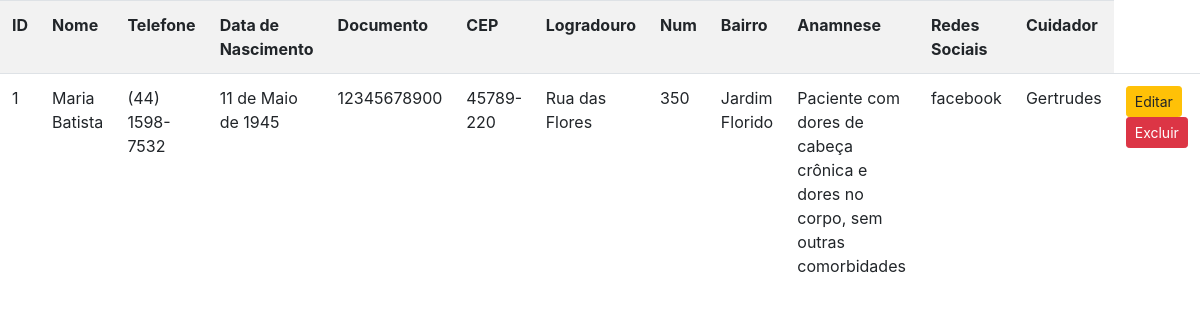
Before: /listar/pacientes/ with the older database file.
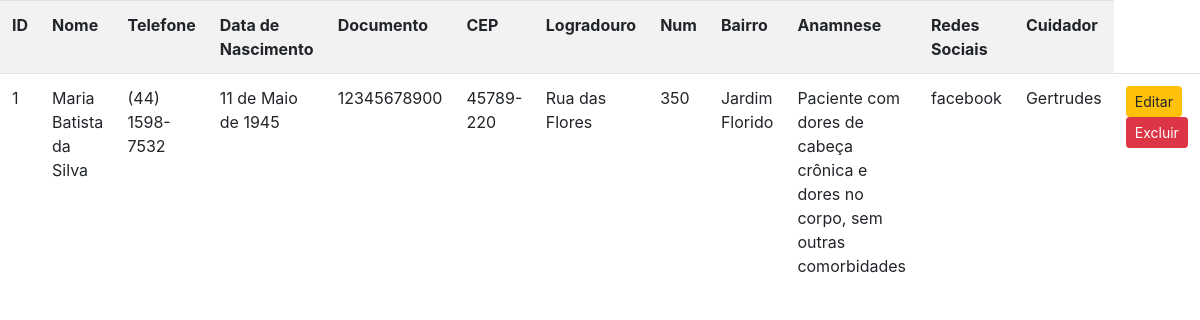
After: the same page with the newer database file.
### cadastros/models.py (models this page shows, shortened)
class Paciente(models.Model):
    nome = models.CharField(max_length=255)
    telefone = models.CharField(max_length=50)
    data_nascimento = models.DateField()
    documento = models.CharField(max_length=50)
    cep = models.CharField(max_length=20)
    logradouro = models.CharField(max_length=255)
    numero = models.CharField(max_length=10)
    bairro = models.CharField(max_length=50)
    anamnese = models.TextField()
    redes_sociais = models.CharField(max_length=255, null=True, blank=True)
    cuidador = models.ForeignKey(Cuidador, on_delete=models.PROTECT)

class Cuidador(models.Model):
    nome = models.CharField(max_length=255)
    telefone = models.CharField(max_length=50)
    crc = models.CharField(max_length=50, verbose_name='Conselho Regional de Classe', null=True, blank=True)
    redes_sociais = models.CharField(max_length=255, null=True, blank=True)

### cadastros/views.py (the view)
# urls.py: path('listar/pacientes/', PacienteList.as_view(), name='listar-pacientes'),
class PacienteList(ListView):
    model = Paciente
    template_name = 'cadastros/listar-pacientes.html'

### cadastros/templates/cadastros/listar-pacientes.html (shortened to what this page needs)
{% load static %}
<!DOCTYPE html>
<html lang="pt-br">
<head>
    <link rel="stylesheet" href="{% static 'css/bootstrap.min.css' %}">
    <link rel="stylesheet" href="{% static 'css/font-awesome.min.css' %}">
</head>
<body>
   <table class="table table-striped">
       <tr>
           <th>ID</th>
           <th>Nome</th>
           <th>Telefone</th>
           <th>Data de Nascimento</th>
           <th>Documento</th>
           <th>CEP</th>
           <th>Logradouro</th>
           <th>Num</th>
           <th>Bairro</th>
           <th>Anamnese</th>
           <th>Redes Sociais</th>
           <th>Cuidador</th>
       </tr>
       {% for paciente in object_list %}
       <tr>
           <td>{{ paciente.pk }}</td>
           <td>{{ paciente.nome }}</td>
           <td>{{ paciente.telefone }}</td>
           <td>{{ paciente.data_nascimento }}</td>
           <td>{{ paciente.documento }}</td>
           <td>{{ paciente.cep }}</td>
           <td>{{ paciente.logradouro }}</td>
           <td>{{ paciente.numero }}</td>
           <td>{{ paciente.bairro }}</td>
           <td>{{ paciente.anamnese }}</td>
           <td>{{ paciente.redes_sociais }}</td>
           <td>{{ paciente.cuidador.nome }}</td>
           <td>
               <a href="{% url 'atualizar-paciente' paciente.pk %}" class="btn btn-warning btn-sm">Editar</a>
               <a href="{% url 'excluir-paciente' paciente.pk %}" class="btn btn-danger btn-sm">Excluir</a>
           </td>
       </tr>
       {% empty %}
       <tr>
           <td colspan="100%">Nenhum paciente cadastrado!</td>
       </tr>
       {% endfor %}
   </table>
</body>
</html>

Changed rows visible on the page:
changed Paciente "Rua das Flores": nome "Maria Batista" → "Maria Batista da Silva"
